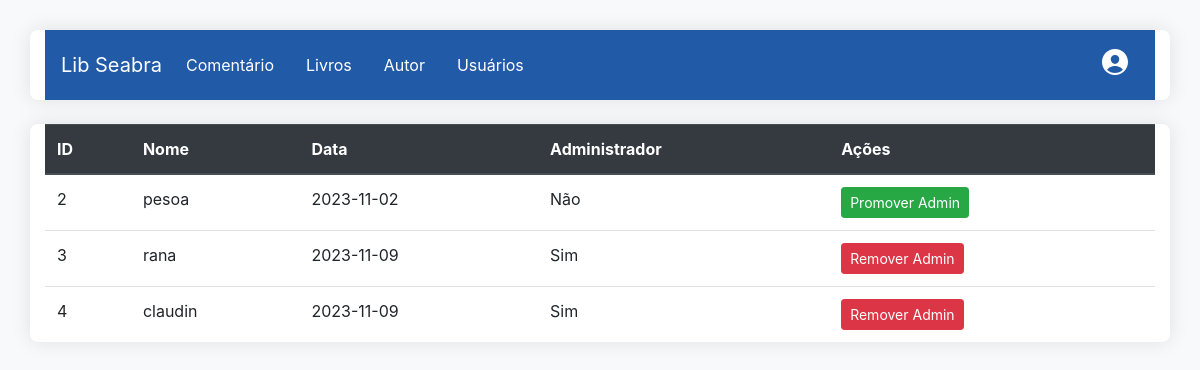
The page /admin/gerenciar_user.php (signed in) on the database its author committed.
### tables this page shows
CREATE TABLE IF NOT EXISTS `user` (
  `id` int NOT NULL AUTO_INCREMENT,
  `user` varchar(50) DEFAULT NULL,
  `email` varchar(50) DEFAULT NULL,
  `admin` int DEFAULT NULL,
  `senha` text,
  `data` date DEFAULT NULL,
  PRIMARY KEY (`id`)
);

### admin/gerenciar_user.php (the view, shortened to what this page needs)
<?php
include('./menu_adm.php');
include("../protect/db.php");
$sql = "SELECT id, user, data, admin FROM user";
$result = $conn->query($sql);
?>
<!DOCTYPE html>
<html lang="en">
<head>
    <link rel="stylesheet" href="https://stackpath.bootstrapcdn.com/bootstrap/4.3.1/css/bootstrap.min.css">
    <link rel="stylesheet" href="../css/tabela.css">
</head>
<body>
<?php
if ($result->num_rows > 0) {
    echo "<div class='container mt-4'>";
    echo "<table class='table'>";
    echo "<thead class='thead-dark'>";
    echo "<tr>";
    echo "<th>ID</th>";
    echo "<th>Nome</th>";
    echo "<th>Data</th>";
    echo "<th>Administrador</th>";
    echo "<th>Ações</th>";
    echo "</tr>";
    echo "</thead>";
    echo "<tbody>";
    while ($row = $result->fetch_assoc()) {
        echo "<tr>";
        echo "<td>" . $row["id"] . "</td>";
        echo "<td>" . $row["user"] . "</td>";
        echo "<td>" . $row["data"] . "</td>";
        echo "<td>" . ($row["admin"] == 2 ? "Sim" : "Não") . "</td>";
        echo "<td>";
        if ($row["admin"] == 2) {
            echo "<form action='../protect/user/remover_admin.php' method='post'>";
            echo "<button type='submit' class='btn btn-danger btn-sm'>Remover Admin</button>";
            echo "</form>";
        } else {
            echo "<form action='../protect/user/promover_admin.php' method='post'>";
            echo "<button type='submit' class='btn btn-success btn-sm'>Promover Admin</button>";
            echo "</form>";
        }
        echo "</td>";
        echo "</tr>";
    }
    echo "</tbody>";
    echo "</table>";
    echo "</div>";
} else {
    echo "Nenhum usuário encontrado.";
}
?>
</body>
</html>

### css/tabela.css (style rules this page uses)
body { background-color: #f8f9fa; }
.container { background-color: #fff; box-shadow: 0 0 20px rgba(0, 0, 0, 0.1); border-radius: 8px; margin-top: 30px; }
form { display: flex; }

### rows shown on the page
user: id "2", user "pesoa", data "2023-11-02", admin "Não"
user: id "3", user "rana", data "2023-11-09", admin "Sim"
user: id "4", user "claudin", data "2023-11-09", admin "Sim"
